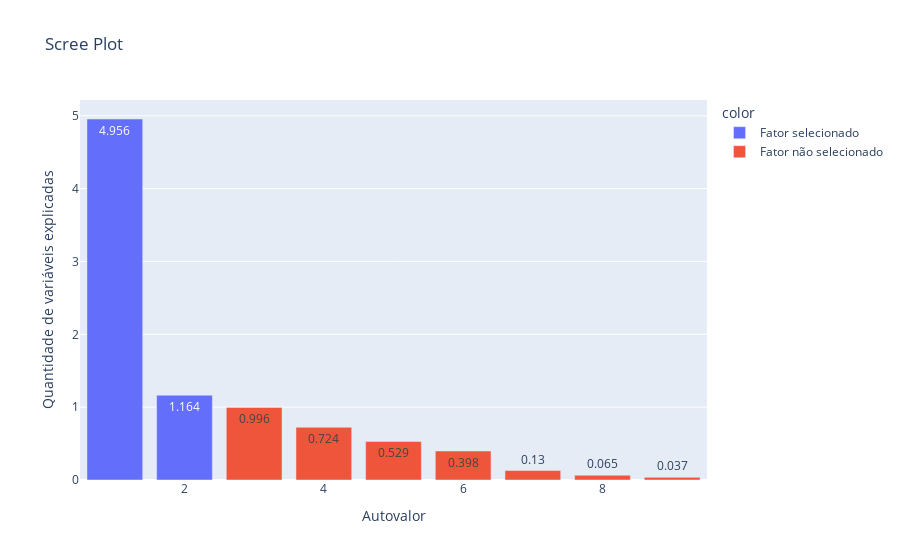

Notebook source saved alongside this figure:
### Code cell
fig=px.bar(x=range(1,10), y=autovalores, 
       text=np.around(autovalores, decimals=3),
        title='Scree Plot', color = selecionados)
fig.update_layout(yaxis = {'title': 'Quantidade de variáveis explicadas'},
                  xaxis = {'title' : 'Autovalor'})

### Figure 1 — Plotly figure (JSON) as saved in the notebook; plotly's stock layout.template omitted (floating-point values rounded to 4 significant figures)
{"data": [{"alignmentgroup": "True", "hovertemplate": "color=Fator selecionado<br>x=%{x}<br>y=%{y}<br>text=%{text}<extra></extra>", "legendgroup": "Fator selecionado", "marker": {"color": "#636efa", "pattern": {"shape": ""}}, "name": "Fator selecionado", "offsetgroup": "Fator selecionado", "orientation": "v", "showlegend": true, "text": [4.956, 1.164], "textposition": "auto", "type": "bar", "x": [1, 2], "xaxis": "x", "y": [4.956, 1.164], "yaxis": "y"}, {"alignmentgroup": "True", "hovertemplate": "color=Fator não selecionado<br>x=%{x}<br>y=%{y}<br>text=%{text}<extra></extra>", "legendgroup": "Fator não selecionado", "marker": {"color": "#EF553B", "pattern": {"shape": ""}}, "name": "Fator não selecionado", "offsetgroup": "Fator não selecionado", "orientation": "v", "showlegend": true, "text": [0.996, 0.724, 0.529, 0.398, 0.13, 0.065, 0.037], "textposition": "auto", "type": "bar", "x": [3, 4, 5, 6, 7, 8, 9], "xaxis": "x", "y": [0.9964, 0.7241, 0.5293, 0.3983, 0.1297, 0.06507, 0.03685], "yaxis": "y"}], "layout": {"barmode": "relative", "legend": {"title": {"text": "color"}, "tracegroupgap": 0}, "title": {"text": "Scree Plot"}, "xaxis": {"anchor": "y", "domain": [0, 1], "title": {"text": "Autovalor"}}, "yaxis": {"anchor": "x", "domain": [0, 1], "title": {"text": "Quantidade de variáveis explicadas"}}}}
